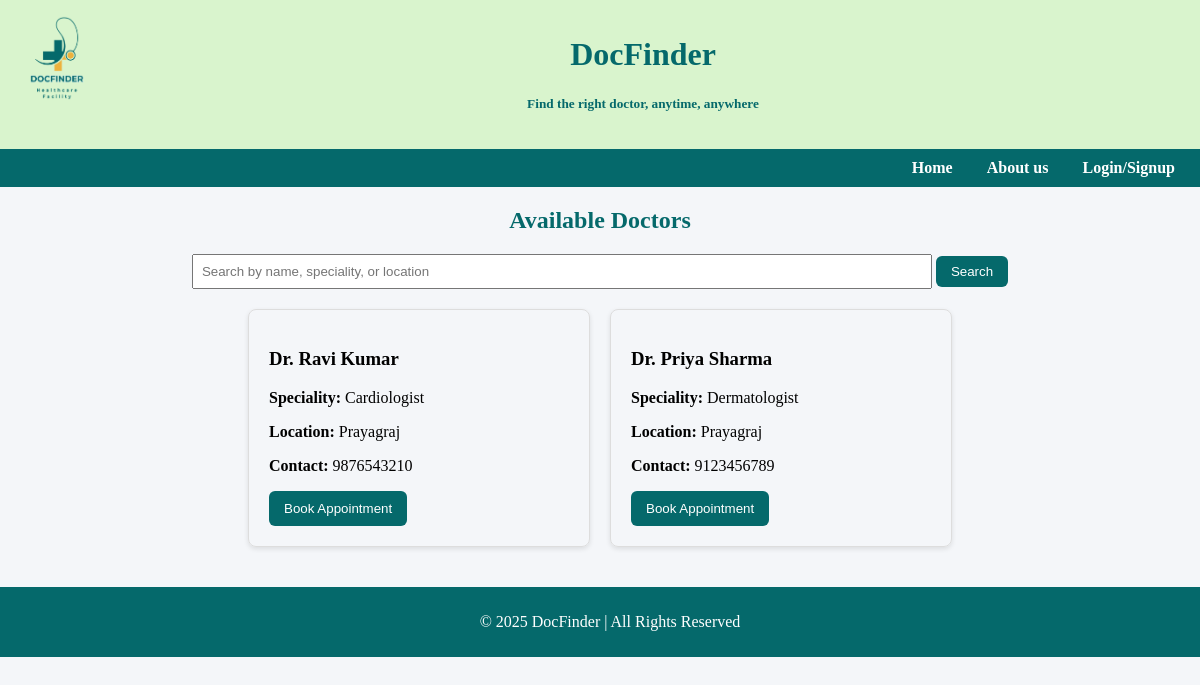
Page /find_doctors.html on the earlier database version.
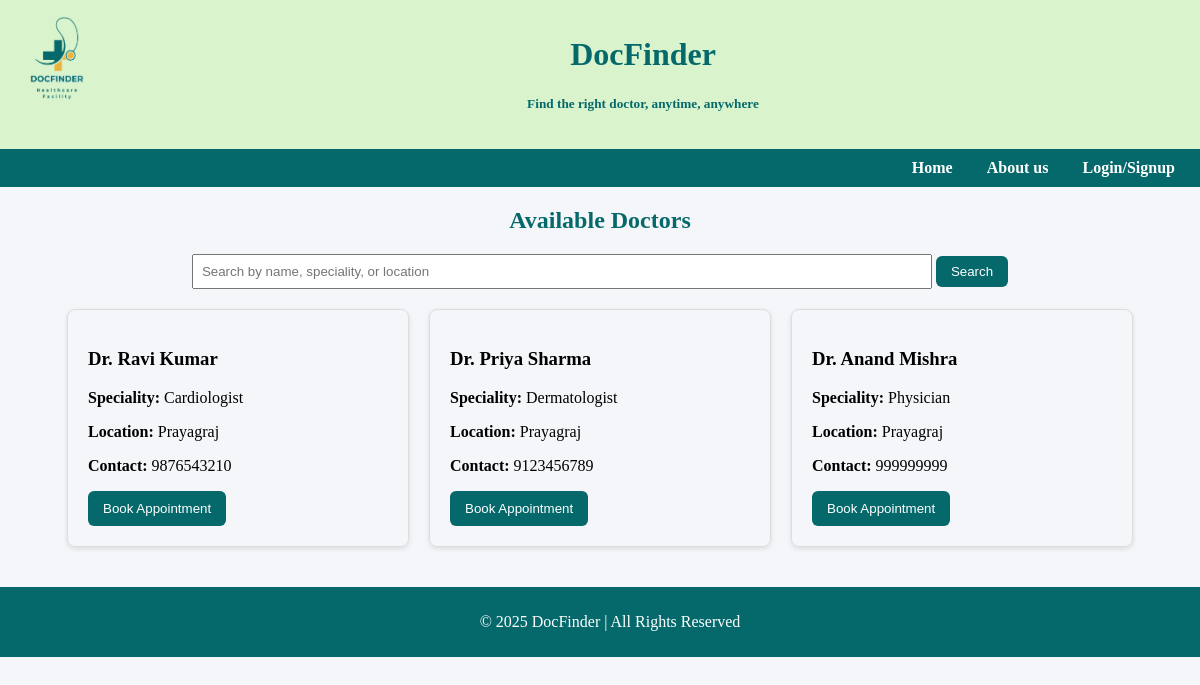
Same page on the later database version.
### dfhome/models.py (models this page shows, shortened)
class Doctor(models.Model):
    name = models.CharField(max_length=100)
    speciality = models.CharField(max_length=100)
    location = models.CharField(max_length=100)
    contact = models.CharField(max_length=20)

### dfhome/views.py (the view)
# urls.py: path('find_doctors.html', views.find_doctors, name='find_doctors'),
def find_doctors(request):
    query = request.GET.get("query", "")
    doctors = Doctor.objects.filter(
        Q(name__icontains=query) |
        Q(speciality__icontains=query) |
        Q(location__icontains=query)
    )
    return render(request, "find_doctors.html", {"doctors": doctors})

### templates/find_doctors.html (shortened to what this page needs)
{% load static %}
<!DOCTYPE html>
<html lang="en">
<head>
  <link rel="stylesheet" href="{% static 'css/style.css' %}">
</head>
<body>
  <header>
    <img src="{% static 'images/flogo1.png' %}" alt="Find the right doctor, anytime, anywhere" style="float:left;width:86px;height:86px;">
    <h1 style="text-align: center;">DocFinder</h1>
    <h5 style="text-align: center;">Find the right doctor, anytime, anywhere</h5>
  </header>
  <nav>
    <a href="{% url 'base' %}">Home</a>
    <a href="{% url 'home' %}">About us</a>
    <a href="{% url 'signup' %}">Login/Signup</a>
  </nav>
  <div class="container">
    <h2 style="text-align:center; color:#05696b; margin-top:20px;">Available Doctors</h2>
<form method="GET" style="text-align:center; margin-bottom:20px;">
      <input type="text" name="query" placeholder="Search by name, speciality, or location" style="padding:8px; width:60%;">
      <button type="submit" style="padding:8px 15px; background:#05696b; color:white; border:none; border-radius:6px;">Search</button>
    </form>
   <div class="doctor-cards" style="display:flex; flex-wrap:wrap; justify-content:center; gap:20px; margin-bottom:40px;">
        {% for doctor in doctors %}
            <div class="card" style="width:300px; padding:20px; border:1px solid #ddd; border-radius:8px; box-shadow:0 2px 5px rgba(0,0,0,0.1);">
                <h3>{{ doctor.name }}</h3>
                <p><strong>Speciality:</strong> {{ doctor.speciality }}</p>
                <p><strong>Location:</strong> {{ doctor.location }}</p>
                <p><strong>Contact:</strong> {{ doctor.contact }}</p>
                <a href="{% url 'book_appointment' doctor.id %}">
    <button style="background:#05696b; color:white; padding:10px 15px; border:none; border-radius:6px; cursor:pointer;">
        Book Appointment
    </button>
</a>
            </div>
        {% empty %}
            <p style="text-align:center; color:#555;">No doctors found matching the criteria.</p>
        {% endfor %}
    </div>
  <footer>
    <p>&copy; 2025 DocFinder | All Rights Reserved</p>
  </footer>
</body>
</html>

Differences in the rows shown:
added Doctor: name "Dr. Anand Mishra", speciality "Physician", location "Prayagraj", contact "999999999"
